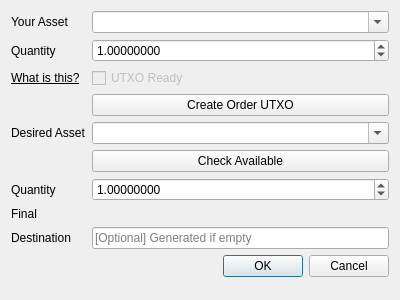
<?xml version="1.0" encoding="UTF-8"?>
<ui version="4.0">
 <class>Dialog</class>
 <widget class="QDialog" name="Dialog">
  <property name="geometry">
   <rect>
    <x>0</x>
    <y>0</y>
    <width>400</width>
    <height>300</height>
   </rect>
  </property>
  <property name="windowTitle">
   <string>Dialog</string>
  </property>
  <layout class="QFormLayout" name="formLayout">
   
   <item row="1" column="0">
    <widget class="QLabel" name="label">
     <property name="text">
      <string>Your Asset</string>
     </property>
    </widget>
   </item>
   <item row="1" column="1">
    <widget class="QComboBox" name="cmbOwnAsset">
     <property name="editable">
      <bool>true</bool>
     </property>
    </widget>
   </item>

   <item row="2" column="0">
    <widget class="QLabel" name="label_2">
     <property name="text">
      <string>Quantity</string>
     </property>
    </widget>
   </item>
   <item row="2" column="1">
    <widget class="QDoubleSpinBox" name="spinOwnQuantity">
     <property name="decimals">
      <number>8</number>
     </property>
     <property name="value">
      <number>1</number>
     </property>
     <property name="minimum">
      <double>0.00000001</double>
     </property>
    </widget>
   </item>

   <item row="3" column="0">
    <widget class="QLabel" name="lblWhatUTXO">
      <property name="font">
        <font>
        <underline>true</underline>
        </font>
      </property>
     <property name="cursor">
      <cursorShape>WhatsThisCursor</cursorShape>
     </property>
     <property name="text">
      <string>What is this?</string>
     </property>
    </widget>
   </item>
   <item row="3" column="1">
    <widget class="QCheckBox" name="chkUTXOReady">
     <property name="enabled">
      <bool>false</bool>
     </property>
     <property name="text">
      <string>UTXO Ready</string>
     </property>
    </widget>
   </item>

   <item row="4" column="1">
    <widget class="QPushButton" name="btnCreateUTXO">
     <property name="text">
      <string>Create Order UTXO</string>
     </property>
    </widget>
   </item>
   
   <item row="5" column="0">
    <widget class="QLabel" name="label">
     <property name="text">
      <string>Desired Asset</string>
     </property>
    </widget>
   </item>
   <item row="5" column="1">
    <widget class="QComboBox" name="cmbWantAsset">
     <property name="editable">
      <bool>true</bool>
     </property>
    </widget>
   </item>
   
   <item row="6" column="1">
    <widget class="QPushButton" name="btnCheckAvailable">
     <property name="text">
      <string>Check Available</string>
     </property>
    </widget>
   </item>
   
   <item row="7" column="0">
    <widget class="QLabel" name="label_2">
     <property name="text">
      <string>Quantity</string>
     </property>
    </widget>
   </item>
   <item row="7" column="1">
    <widget class="QDoubleSpinBox" name="spinWantQuantity">
     <property name="decimals">
      <number>8</number>
     </property>
     <property name="value">
      <number>1</number>
     </property>
     <property name="minimum">
      <double>0.00000001</double>
     </property>
    </widget>
   </item>
   
   <item row="8" column="0">
    <widget class="QLabel" name="label_2">
     <property name="text">
      <string>Final</string>
     </property>
    </widget>
   </item>
   <item row="8" column="1">
    <widget class="QLabel" name="lblFinal">
     <property name="text">
      <string></string>
     </property>
    </widget>
   </item>

   <item row="9" column="0">
    <widget class="QLabel" name="label_5">
     <property name="text">
      <string>Destination</string>
     </property>
    </widget>
   </item>
   <item row="9" column="1">
    <widget class="QLineEdit" name="txtDestination">
     <property name="text">
      <string/>
     </property>
     <property name="placeholderText">
      <string>[Optional] Generated if empty</string>
     </property>
    </widget>
   </item>

   <item row="10" column="1">
    <widget class="QDialogButtonBox" name="btnDialogButtons">
     <property name="orientation">
      <enum>Qt::Horizontal</enum>
     </property>
     <property name="standardButtons">
      <set>QDialogButtonBox::Cancel|QDialogButtonBox::Ok</set>
     </property>
    </widget>
   </item>
  </layout>
 </widget>
 <resources/>
 <connections>
  <connection>
   <sender>btnDialogButtons</sender>
   <signal>accepted()</signal>
   <receiver>Dialog</receiver>
   <slot>accept()</slot>
   <hints>
    <hint type="sourcelabel">
     <x>248</x>
     <y>254</y>
    </hint>
    <hint type="destinationlabel">
     <x>157</x>
     <y>274</y>
    </hint>
   </hints>
  </connection>
  <connection>
   <sender>btnDialogButtons</sender>
   <signal>rejected()</signal>
   <receiver>Dialog</receiver>
   <slot>reject()</slot>
   <hints>
    <hint type="sourcelabel">
     <x>316</x>
     <y>260</y>
    </hint>
    <hint type="destinationlabel">
     <x>286</x>
     <y>274</y>
    </hint>
   </hints>
  </connection>
 </connections>
</ui>
